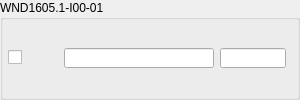
             <widget class="QGroupBox" name="groupBox_id_window_1">
              <property name="maximumSize">
               <size>
                <width>300</width>
                <height>16777215</height>
               </size>
              </property>
              <property name="title">
               <string>WND1605.1-I00-01</string>
              </property>
              <layout class="QHBoxLayout" name="horizontalLayout_33">
               <property name="leftMargin">
                <number>5</number>
               </property>
               <property name="topMargin">
                <number>0</number>
               </property>
               <property name="bottomMargin">
                <number>0</number>
               </property>
               <item>
                <layout class="QHBoxLayout" name="horizontalLayout_32">
                 <item>
                  <layout class="QGridLayout" name="gridLayout_id_2">
                   <item row="0" column="0">
                    <widget class="QCheckBox" name="checkBox_id_w1">
                     <property name="minimumSize">
                      <size>
                       <width>50</width>
                       <height>0</height>
                      </size>
                     </property>
                     <property name="maximumSize">
                      <size>
                       <width>50</width>
                       <height>16777215</height>
                      </size>
                     </property>
                     <property name="text">
                      <string/>
                     </property>
                    </widget>
                   </item>
                   <item row="0" column="1">
                    <widget class="QLineEdit" name="lineEdit_id_mat_w1">
                     <property name="minimumSize">
                      <size>
                       <width>150</width>
                       <height>20</height>
                      </size>
                     </property>
                     <property name="maximumSize">
                      <size>
                       <width>150</width>
                       <height>20</height>
                      </size>
                     </property>
                    </widget>
                   </item>
                   <item row="0" column="2">
                    <widget class="QLineEdit" name="lineEdit_id_thk_w1">
                     <property name="maximumSize">
                      <size>
                       <width>16777215</width>
                       <height>20</height>
                      </size>
                     </property>
                    </widget>
                   </item>
                  </layout>
                 </item>
                </layout>
               </item>
              </layout>
             </widget>
